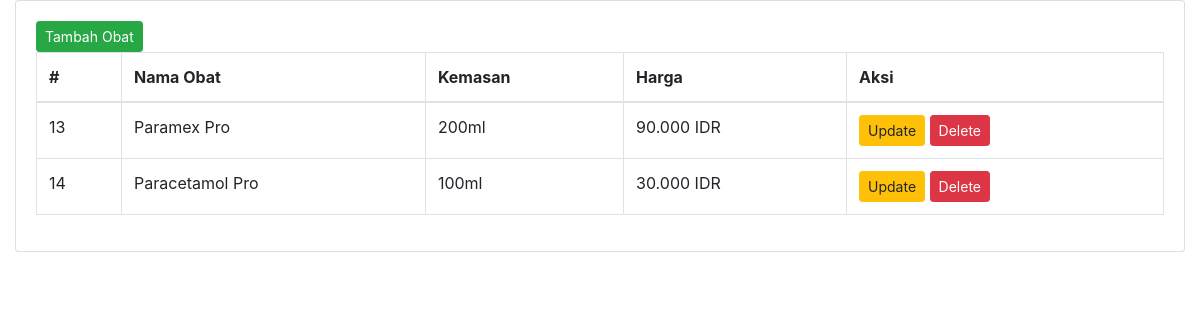
The app's page /obatAdmin.php, older data.
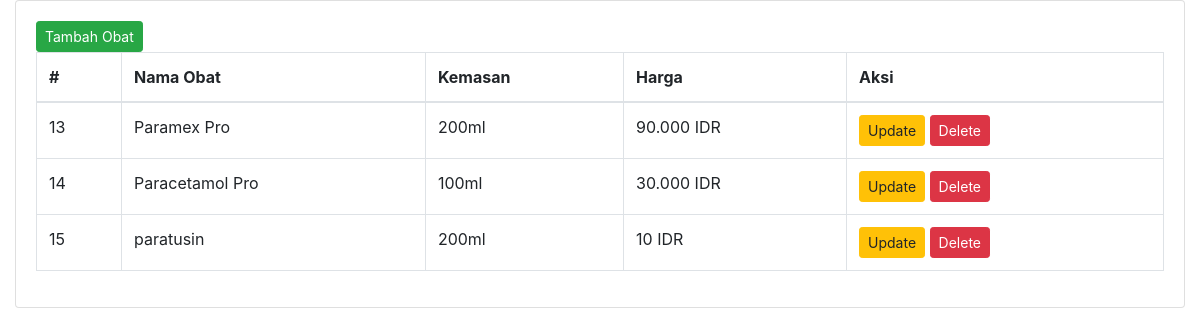
The same page, newer data.
### tables this page shows
CREATE TABLE `obat` (
  `id` int(11) NOT NULL,
  `nama_obat` varchar(100) NOT NULL,
  `kemasan` varchar(35) NOT NULL,
  `harga` int(11) NOT NULL
);

### obatAdmin.php (the view, shortened to what this page needs)
<?php
include_once("koneksi.php");
$obatQuery = "SELECT * FROM obat";
$obatResult = $mysqli->query($obatQuery);
$obatData = $obatResult->fetch_all(MYSQLI_ASSOC);
?>
<!DOCTYPE html>
<html lang="en">
<head>
  <link rel="stylesheet" href="https://stackpath.bootstrapcdn.com/bootstrap/4.6.0/css/bootstrap.min.css">
</head>
<body class="hold-transition sidebar-mini">
  <div class="wrapper">
    <section class="content">
      <div class="container-fluid">
        <div class="row">
          <div class="col-12">
            <div class="card">
              <div class="card-body">
              <button type="button" class="btn btn-success btn-sm" data-toggle="modal" data-target="#addModal">Tambah Obat</button>
                <table id="example2" class="table table-bordered table-hover">
                  <thead>
                    <tr>
                      <th>#</th>
                      <th>Nama Obat</th>
                      <th>Kemasan</th>
                      <th>Harga</th>
                      <th>Aksi</th>
                    </tr>
                  </thead>
                  <tbody>
                    <?php
                    foreach ($obatData as $obatRow) {
                      echo "<tr>";
                      echo "<td>" . $obatRow['id'] . "</td>";
                      echo "<td>" . $obatRow['nama_obat'] . "</td>";
                      echo "<td>" . $obatRow['kemasan'] . "</td>";
                      echo "<td>" . number_format($obatRow['harga'], 0, ',', '.') . " IDR</td>";
                      echo "<td>
                                                <form method='post' action=''>
                                                    <input type='hidden' name='id' value='" . $obatRow['id'] . "'>
                                                    <input type='hidden' name='new_nama_obat' value='" . $obatRow['nama_obat'] . "'>
                                                    <input type='hidden' name='new_kemasan' value='" . $obatRow['kemasan'] . "'>
                                                    <input type='hidden' name='new_harga' value='" . $obatRow['harga'] . "'>
                                                    <button type='button' name='update_obat' class='btn btn-warning btn-sm update-btn' data-toggle='modal' data-target='#updateModal'
                                                    data-id='" . $obatRow['id'] . "'
                                                    data-nama_obat='" . $obatRow['nama_obat'] . "'
                                                    data-kemasan='" . $obatRow['kemasan'] . "'
                                                    data-harga='" . $obatRow['harga'] . "'>Update</button>
                                                    <form method='post' action=''>
                                                        <input type='hidden' name='id' value='" . $obatRow['id'] . "'>
                                                        <button type='submit' name='delete_obat' class='btn btn-danger btn-sm' onclick='return confirm(\"Are you sure?\");'>Delete</button>
                                                    </form>
                                                </form>
                                            </td>";
                      echo "</tr>";
                    }
                    ?>
                  </tbody>
                </table>
              </div>
            </div>
          </div>
        </div>
      </div>
    </section>
  </div>
</body>
</html>

Row changes from the older to the newer data that the page shows:
added obat: id "15", nama_obat "paratusin", kemasan "200ml", harga "10"
